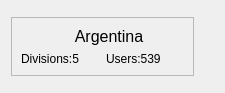
<?xml version="1.0" encoding="UTF-8"?>
<ui version="4.0">
 <class>CountryWidget</class>
 <widget class="QWidget" name="CountryWidget">
  <property name="geometry">
   <rect>
    <x>0</x>
    <y>0</y>
    <width>225</width>
    <height>93</height>
   </rect>
  </property>
  <property name="sizePolicy">
   <sizepolicy hsizetype="Fixed" vsizetype="Fixed">
    <horstretch>0</horstretch>
    <verstretch>0</verstretch>
   </sizepolicy>
  </property>
  <property name="windowTitle">
   <string>Form</string>
  </property>
  <layout class="QVBoxLayout" name="verticalLayout">
   <item>
    <widget class="QFrame" name="frame">
     <property name="sizePolicy">
      <sizepolicy hsizetype="Fixed" vsizetype="Fixed">
       <horstretch>0</horstretch>
       <verstretch>0</verstretch>
      </sizepolicy>
     </property>
     <property name="frameShape">
      <enum>QFrame::StyledPanel</enum>
     </property>
     <property name="frameShadow">
      <enum>QFrame::Raised</enum>
     </property>
     <layout class="QVBoxLayout" name="verticalLayout_2">
      <item>
       <layout class="QHBoxLayout" name="horizontalLayout">
        <item>
         <widget class="QLabel" name="label">
          <property name="sizePolicy">
           <sizepolicy hsizetype="Fixed" vsizetype="Fixed">
            <horstretch>0</horstretch>
            <verstretch>0</verstretch>
           </sizepolicy>
          </property>
          <property name="text">
           <string/>
          </property>
          <property name="pixmap">
           <pixmap>flags/flag_2.gif</pixmap>
          </property>
         </widget>
        </item>
        <item>
         <widget class="QLabel" name="label_2">
          <property name="sizePolicy">
           <sizepolicy hsizetype="Preferred" vsizetype="Fixed">
            <horstretch>0</horstretch>
            <verstretch>0</verstretch>
           </sizepolicy>
          </property>
          <property name="minimumSize">
           <size>
            <width>150</width>
            <height>0</height>
           </size>
          </property>
          <property name="maximumSize">
           <size>
            <width>100</width>
            <height>25</height>
           </size>
          </property>
          <property name="font">
           <font>
            <pointsize>12</pointsize>
           </font>
          </property>
          <property name="text">
           <string>Argentina</string>
          </property>
          <property name="alignment">
           <set>Qt::AlignCenter</set>
          </property>
         </widget>
        </item>
       </layout>
      </item>
      <item>
       <layout class="QHBoxLayout" name="horizontalLayout_2">
        <item>
         <widget class="QLabel" name="label_4">
          <property name="text">
           <string>Divisions:5</string>
          </property>
         </widget>
        </item>
        <item>
         <widget class="QLabel" name="label_3">
          <property name="text">
           <string>Users:539</string>
          </property>
         </widget>
        </item>
       </layout>
      </item>
     </layout>
    </widget>
   </item>
  </layout>
 </widget>
 <resources/>
 <connections/>
</ui>
